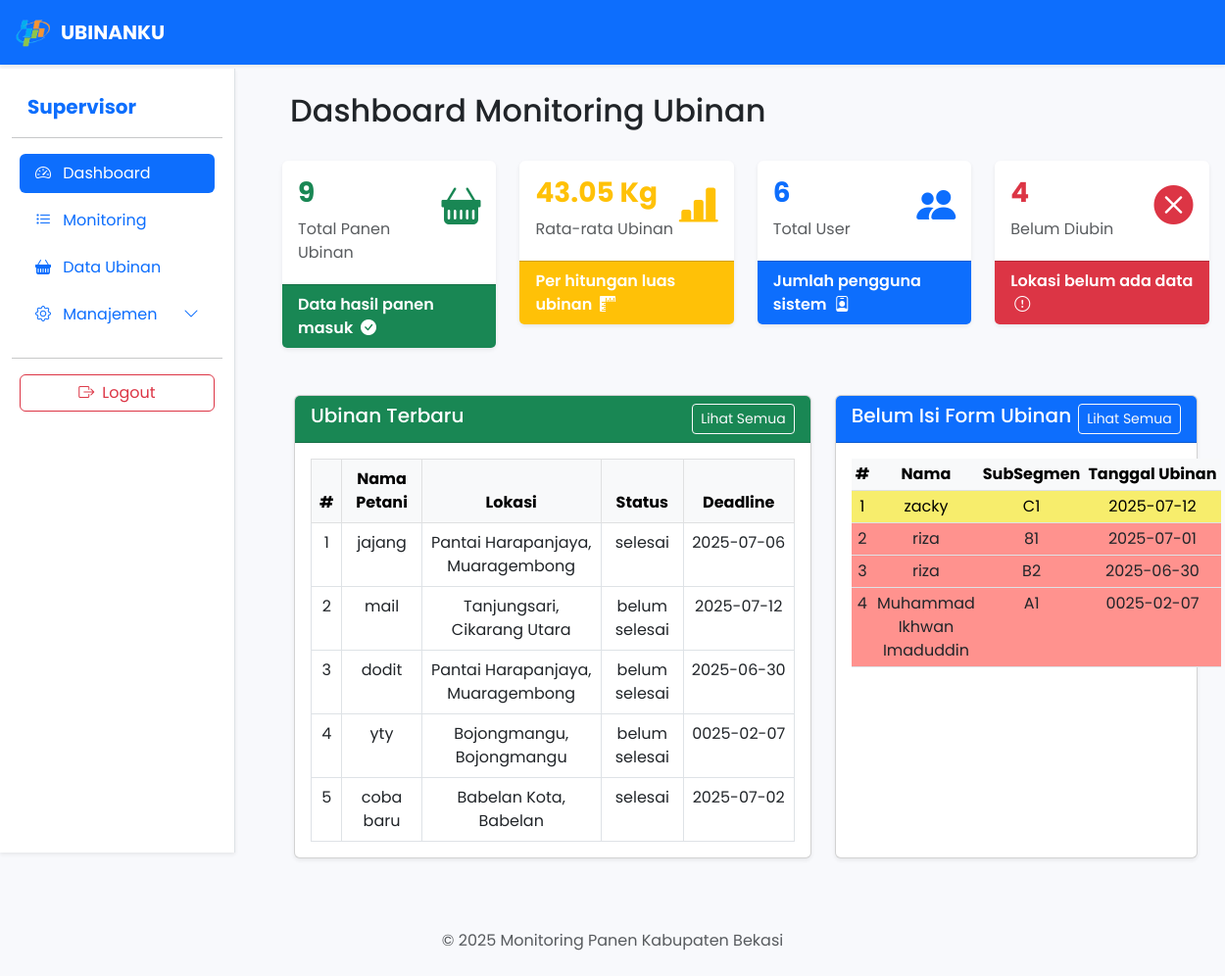
Screenshot of /client/service/super-admin/super_admin.php (signed in) with the database file from the repository.
### tables this page shows
CREATE TABLE `monitoring_data_panen` (
  `id` int(11) NOT NULL,
  `nama_petani` varchar(100) NOT NULL,
  `desa` varchar(100) NOT NULL,
  `kecamatan` varchar(100) NOT NULL,
  `tanggal_panen` date NOT NULL,
  `subround` int(11) NOT NULL,
  `foto_petani` varchar(255) NOT NULL,
  `foto_potong` varchar(255) NOT NULL,
  `foto_timbangan` varchar(255) NOT NULL,
  `berat_plot` decimal(10,2) DEFAULT NULL,
  `gkp` decimal(10,2) DEFAULT NULL,
  `gkg` decimal(10,2) DEFAULT NULL,
  `ku` decimal(10,2) DEFAULT NULL,
  `status` enum('selesai','belum selesai','tidak bisa','sudah') DEFAULT NULL,
  `user_id` int(11) NOT NULL,
  `nomor_segmen` varchar(9) NOT NULL,
  `nomor_sub_segmen` varchar(2) NOT NULL,
  `note` varchar(500) NOT NULL,
  `created_at` timestamp NOT NULL DEFAULT current_timestamp(),
  `updated_at` timestamp NULL DEFAULT NULL
);

### client/service/super-admin/super_admin.php (the view, shortened to what this page needs)
<?php
include '../../../server/config/koneksi.php';
$q_avg_ubinan = mysqli_query($conn, "SELECT AVG(ku) AS avg_ubinan FROM monitoring_data_panen WHERE status = 'selesai' AND ku IS NOT NULL AND ku != ''");
$avg_ubinan = mysqli_fetch_assoc($q_avg_ubinan)['avg_ubinan'] ?? 0;
$q_belum_diubin = mysqli_query($conn, "SELECT COUNT(*) AS total FROM monitoring_data_panen WHERE status = 'belum selesai'");
$belum_diubin = mysqli_fetch_assoc($q_belum_diubin)['total'] ?? 0;
$jumlah_panen = mysqli_fetch_assoc(mysqli_query($conn, "SELECT COUNT(*) AS total FROM monitoring_data_panen"))['total'];
$jumlah_user = mysqli_fetch_assoc(mysqli_query($conn, "SELECT COUNT(*) AS total FROM users"))['total'];
$q_ubinan = mysqli_query($conn, "SELECT id, nama_petani, desa, kecamatan, status, tanggal_panen FROM monitoring_data_panen ORDER BY created_at DESC LIMIT 5");
$q_user = mysqli_query($conn, "
    SELECT DISTINCT u.nama_lengkap, m.nomor_sub_segmen, m.tanggal_panen
    FROM users u
    JOIN monitoring_data_panen m ON u.id = m.user_id
    WHERE (m.status = 'belum selesai' OR m.status = 'sudah')
    ORDER BY m.tanggal_panen DESC
    LIMIT 10
");
?>
<!DOCTYPE html>
<html lang="id">
<head>
    <link href="https://cdn.jsdelivr.net/npm/bootstrap@5.3.0/dist/css/bootstrap.min.css" rel="stylesheet">
    <link href="https://cdn.jsdelivr.net/npm/bootstrap-icons@1.10.5/font/bootstrap-icons.css" rel="stylesheet">
</head>
<body>
<nav class="navbar navbar-expand-lg navbar-dark bg-primary shadow-sm fixed-top" style="z-index:1040;">
    <div class="container-fluid">
        <a class="navbar-brand d-flex align-items-center" href="#">
            <img src="../../assets/logo.png" alt="Logo BPS" height="40" class="me-2">
            UBINANKU
        </a>
    </div>
</nav>
<div class="container-fluid" style="padding-top:70px;">
  <div class="row">
    <nav class="col-lg-2 d-none d-lg-block sidebar position-fixed bg-white border-end shadow-sm py-4" style="height:100vh; z-index:1030;">
      <div class="position-sticky">
        <a href="#" class="d-flex align-items-center mb-3 mb-md-0 me-md-auto text-primary text-decoration-none px-3">
          <span class="fs-5 fw-bold">Supervisor</span>
        </a>
        <hr>
        <ul class="nav nav-pills flex-column mb-auto px-2">
          <li class="nav-item mb-2">
            <a href="super_admin.php" class="nav-link active" aria-current="page">
              <i class="bi bi-speedometer2 me-2"></i> Dashboard
            </a>
          </li>
          <li class="nav-item mb-2">
              <a href="monitoring.php" class="nav-link">
                  <i class="bi bi-list-task me-2"></i> Monitoring
              </a>
          </li>
          <li class="nav-item mb-2">
            <a href="monitoring_panen.php" class="nav-link text-primary">
              <i class="bi bi-basket-fill me-2"></i> Data Ubinan
            </a>
          </li>
          <li class="nav-item mb-2">
            <a class="nav-link text-primary d-flex justify-content-between align-items-center" data-bs-toggle="collapse" href="#manajemenMenu" role="button" aria-expanded="false" aria-controls="manajemenMenu">
              <span><i class="bi bi-gear me-2"></i> Manajemen</span>
              <i class="bi bi-chevron-down"></i>
            </a>
          </li>
        </ul>
        <hr>
        <div class="px-2">
          <a href="../../auth/logout.php" class="btn btn-outline-danger w-100"><i class="bi bi-box-arrow-right me-2"></i>Logout</a>
        </div>
      </div>
    </nav>
    <main id="mainContent" class="col-md-9 ms-sm-auto col-lg-10 px-md-5 px-3" style="margin-left:240px;">
      <h2 class="mb-4 p-2 pt-4">Dashboard Monitoring Ubinan</h2>
      <div class="row g-4">
        <div class="col-sm-6 col-xl-3">
            <div class="card shadow-sm border-0">
                <div class="card-body">
                    <div class="d-flex justify-content-between">
                        <div>
                            <h3 class="text-success fw-bold"><?= $jumlah_panen; ?></h3>
                            <p class="mb-1 text-muted">Total Panen Ubinan</p>
                        </div>
                        <i class="bi bi-basket-fill fs-1 text-success"></i>
                    </div>
                </div>
                <div class="card-footer bg-success text-white fw-semibold">
                    Data hasil panen masuk <i class="bi bi-check-circle-fill ms-1"></i>
                </div>
            </div>
        </div>
        <div class="col-sm-6 col-xl-3">
            <div class="card shadow-sm border-0">
                <div class="card-body">
                    <div class="d-flex justify-content-between">
                        <div>
                            <h3 class="text-warning fw-bold"><?= number_format($avg_ubinan, 2); ?> Kg</h3>
                            <p class="mb-1 text-muted">Rata-rata Ubinan</p>
                        </div>
                        <i class="bi bi-bar-chart-line-fill fs-1 text-warning"></i>
                    </div>
                </div>
                <div class="card-footer bg-warning text-white fw-semibold">
                    Per hitungan luas ubinan <i class="bi bi-rulers ms-1"></i>
                </div>
            </div>
        </div>
        <div class="col-sm-6 col-xl-3">
            <div class="card shadow-sm border-0">
                <div class="card-body">
                    <div class="d-flex justify-content-between">
                        <div>
                            <h3 class="text-primary fw-bold"><?= $jumlah_user; ?></h3>
                            <p class="mb-1 text-muted">Total User</p>
                        </div>
                        <i class="bi bi-people-fill fs-1 text-primary"></i>
                    </div>
                </div>
                <div class="card-footer bg-primary text-white fw-semibold">
                    Jumlah pengguna sistem <i class="bi bi-person-badge ms-1"></i>
                </div>
            </div>
        </div>
        <div class="col-sm-6 col-xl-3">
            <div class="card shadow-sm border-0">
                <div class="card-body">
                    <div class="d-flex justify-content-between">
                        <div>
                            <h3 class="text-danger fw-bold"><?= $belum_diubin; ?></h3>
                            <p class="mb-1 text-muted">Belum Diubin</p>
                        </div>
                        <i class="bi bi-x-circle-fill fs-1 text-danger"></i>
                    </div>
                </div>
                <div class="card-footer bg-danger text-white fw-semibold">
                    Lokasi belum ada data <i class="bi bi-exclamation-circle ms-1"></i>
                </div>
            </div>
        </div>
    </div>
      <div class="container-fluid mt-5">
        <div class="row align-items-stretch">
          <div class="col-md-7 mb-4">
            <div class="card shadow-sm h-100 d-flex flex-column">
              <div class="d-flex justify-content-between card-header bg-success text-white">
                <h5 class="mb-0">Ubinan Terbaru</h5>
                <a href="monitoring_panen.php" class="btn btn-outline-light btn-sm">Lihat Semua</a>
              </div>
              <div class="card-body flex-grow-1">
                <table class="table table-bordered table-hover mb-0">
                  <thead class="table-light">
                    <tr class="text-center">
                      <th>#</th>
                      <th>Nama Petani</th>
                      <th>Lokasi</th>
                      <th>Status</th>
                      <th>Deadline</th>
                    </tr>
                  </thead>
                  <tbody>
                    <?php
                    $no = 1;
                    while ($row = mysqli_fetch_assoc($q_ubinan)): ?>
                    <tr class="table-row-link" data-href="detail_panen.php?id=<?= $row['id']; ?>">
                      <td class="text-center"><?= $no++; ?></td>
                      <td class="text-center"><?= htmlspecialchars($row['nama_petani']); ?></td>
                      <td class="text-center"><?= htmlspecialchars($row['desa'] . ', ' . $row['kecamatan']); ?></td>
                      <td class="text-center"><?= htmlspecialchars($row['status']); ?></td>
                      <td class="text-center text-nowrap"><?= htmlspecialchars($row['tanggal_panen']); ?></td>
                    </tr>
                    <?php endwhile; ?>
                  </tbody>
                </table>
              </div>
            </div>
          </div>
          <div class="col-lg-5 mb-4">
            <div class="card shadow-sm h-100 d-flex flex-column">
              <div class="text-nowrap d-flex justify-content-between card-header bg-primary text-white">
                <h5 class="mb-0">Belum Isi Form Ubinan</h5>
                <a href="monitoring.php" class="btn btn-outline-light btn-sm">Lihat Semua</a>
              </div>
              <div class="card-body flex-grow-1">
                <table class="table table-sm table-hover mb-0">
                  <thead class="table-light">
                    <tr>
                      <th class="text-center">#</th>
                      <th class="text-center">Nama</th>
                      <th class="text-center">SubSegmen</th>
                      <th class="text-center text-nowrap">Tanggal Ubinan</th>
                    </tr>
                  </thead>
                  <tbody>
                    <?php
                      $no = 1;
                      $today = new DateTime();
                      while ($row = mysqli_fetch_assoc($q_user)):
                        $tgl_ubinan = new DateTime($row['tanggal_panen']);
                        $diff = $today->diff($tgl_ubinan)->days;
                        $isPast = $tgl_ubinan < $today;
                        $isSoon = !$isPast && $diff <= 7;
                        if ($isPast) {
                          $rowClass = 'tr-deadline-lewat';
                        } elseif ($isSoon) {
                          $rowClass = 'tr-deadline-segera';
                        } else {
                          $rowClass = 'tr-deadline-aman';
                        }
                    ?>
                  <tr class="<?= $rowClass ?>">
                    <td class="text-center"><?= $no++; ?></td>
                    <td class="text-center"><?= htmlspecialchars($row['nama_lengkap']); ?></td>
                    <td class="text-center"><?= htmlspecialchars($row['nomor_sub_segmen']); ?></td>
                    <td class="text-center text-nowrap"><?= htmlspecialchars($row['tanggal_panen']); ?></td>
                  </tr>
                    <?php endwhile; ?>
                  </tbody>
                </table>
              </div>
            </div>
          </div>
        </div>
      </div>
    </div>
  </div>
<footer class="text-center mt-5 mb-4 text-muted">
    &copy; <?= date('Y'); ?> Monitoring Panen Kabupaten Bekasi
</footer>
</body>
</html>

### client/service/super-admin/super_admin.php (style rules this page uses)
body { background-color: #f8f9fc; font-family: 'Poppins', sans-serif; }
.navbar-brand { font-weight: bold; }
.table-row-link { cursor: pointer; transition: background 0.15s, box-shadow 0.15s; }
@media (min-width: 992px) { #mainContent { margin-left: 240px !important; } }
.sidebar { width: 240px; }
.tr-deadline-lewat td { background-color: rgb(255, 146, 142) !important; color: blank; }
.tr-deadline-segera td { background-color: rgb(247, 237, 108) !important; color: black; }

### rows the page displays
monitoring_data_panen: nama_petani "jajang", desa+kecamatan "Pantai Harapanjaya, Muaragembong", status "selesai", tanggal_panen "2025-07-06"
monitoring_data_panen: nama_petani "mail", desa+kecamatan "Tanjungsari, Cikarang Utara", status "belum selesai", tanggal_panen "2025-07-12"
monitoring_data_panen: nama_petani "dodit", desa+kecamatan "Pantai Harapanjaya, Muaragembong", status "belum selesai", tanggal_panen "2025-06-30"
monitoring_data_panen: nama_petani "yty", desa+kecamatan "Bojongmangu, Bojongmangu", status "belum selesai", tanggal_panen "0025-02-07"
monitoring_data_panen: nama_petani "coba baru", desa+kecamatan "Babelan Kota, Babelan", status "selesai", tanggal_panen "2025-07-02"

### other values shown
$jumlah_panen "9"
$avg_ubinan "43.05"
$jumlah_user "6"
$belum_diubin "4"
$row['nama_lengkap'] "zacky"
$row['nomor_sub_segmen'] "C1"
$row['tanggal_panen'] "2025-07-12"
$row['nama_lengkap'] "riza"
$row['nomor_sub_segmen'] "81"
$row['tanggal_panen'] "2025-07-01"
$row['nomor_sub_segmen'] "B2"
$row['tanggal_panen'] "2025-06-30"
$row['nama_lengkap'] "Muhammad Ikhwan Imaduddin"
$row['nomor_sub_segmen'] "A1"
$row['tanggal_panen'] "0025-02-07"
